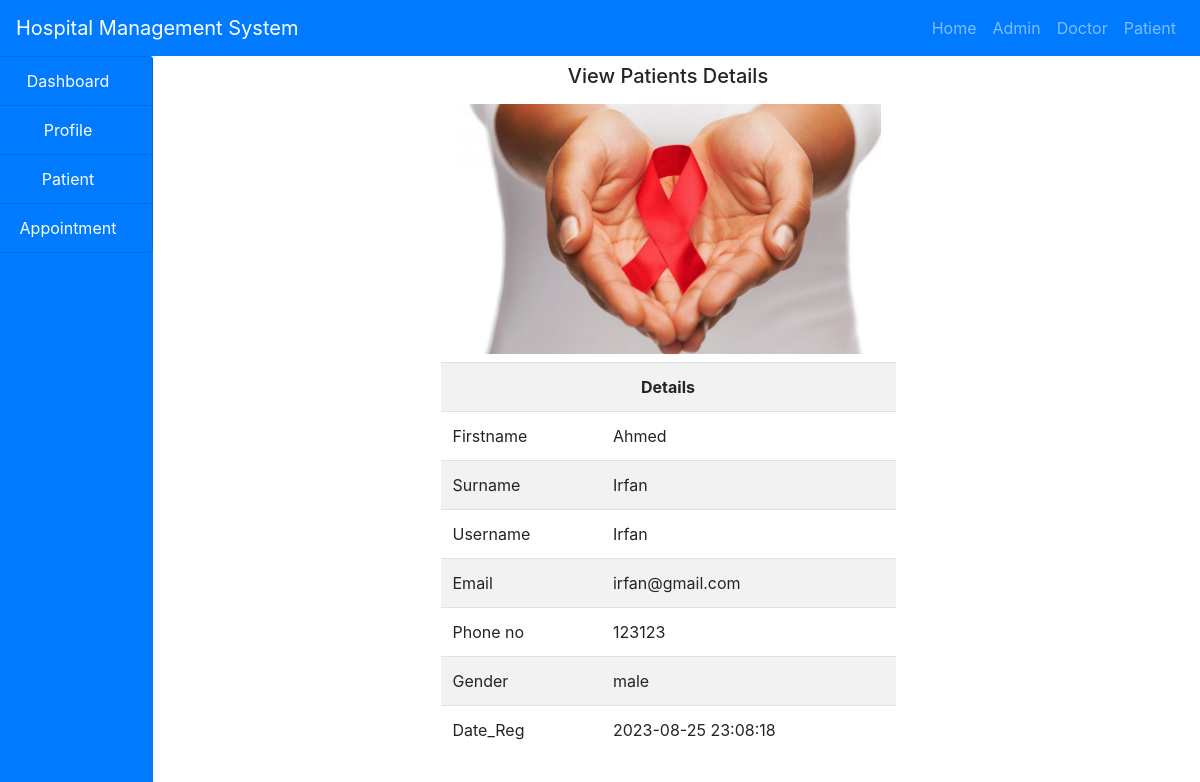
Screenshot of /hms/doctor/patients_view_details.php?id=1 with the database file from the repository.
### tables this page shows
CREATE TABLE `patients` (
  `id` int(11) NOT NULL,
  `firstname` varchar(255) NOT NULL,
  `surname` varchar(255) NOT NULL,
  `username` varchar(255) NOT NULL,
  `email` varchar(255) NOT NULL,
  `phone` varchar(255) NOT NULL,
  `gender` varchar(255) NOT NULL,
  `password` varchar(255) NOT NULL,
  `date_reg` varchar(255) NOT NULL,
  `profile` varchar(255) NOT NULL
);

### hms/doctor/patients_view_details.php (the view, shortened to what this page needs)
<!DOCTYPE html>
<html lang="en">
<head>
</head>
<body>
<?php
    include('../include/header.php');
    include('../include/connection.php');
?>
<div class="contanier-fluid">
    <div class="col-md-12">
        <div class="row">
            <div class="col-md-2  col-sm-4 col-xs-4" style="margin-left:-32px;">
                <?php
                include('sidenav.php');
                ?>
            </div>
            <div class="col-md-10 col-sm-8 col-xs-8">
                <h5 class="text-center my-2">View Patients Details</h5>
                <?php
                if(isset($_GET['id'])){
                    $id=$_GET['id'];
                    $query="SELECT * FROM patients WHERE id='$id'";
                    $res=mysqli_query($conn,$query);
                    $row=mysqli_fetch_array($res);
                }
                ?>
                <div class="col-md-12">
                    <div class="row">
                        <div class="col-md-3"></div>
                        <div class="col-md-6">
                            <?php
                            echo "<img src='../patient/img/".$row['profile']."' class='col-md-12 my-2' style='height:250px;'>";
                            ?>
                            <table class="table table-striped">
                                <tr>
                                    <th class="text-center" colspan="2">Details</th>
                                </tr>
                                <tr>
                                    <td>Firstname</td>
                                    <td><?php echo $row['firstname'];?></td>
                                </tr>
                                <tr>
                                    <td>Surname</td>
                                    <td><?php echo $row['surname'];?></td>
                                </tr>
                                <tr>
                                    <td>Username</td>
                                    <td><?php echo $row['username'];?></td>
                                </tr>
                                <tr>
                                    <td>Email</td>
                                    <td><?php echo $row['email'];?></td>
                                </tr>
                                <tr>
                                    <td>Phone no</td>
                                    <td><?php echo $row['phone'];?></td>
                                </tr>
                                <tr>
                                    <td>Gender</td>
                                    <td><?php echo $row['gender'];?></td>
                                </tr>
                                <tr>
                                    <td>Date_Reg</td>
                                    <td><?php echo $row['date_reg'];?></td>
                                </tr>
                            </table>
                        </div>
                        <div class="col-md-3"></div>
                    </div>
                </div>
            </div>
        </div>
    </div>
</div>
</body>
</html>

### rows the page displays
patients: profile (picture), firstname "Ahmed", surname "Irfan", username "Irfan", email "irfan@gmail.com", phone "123123", gender "male", date_reg "2023-08-25 23:08:18"
